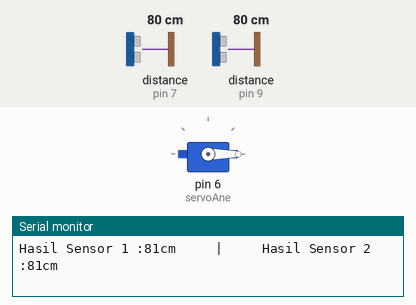
Recording of a sketch running on a simulated Arduino Uno, built with avr-gcc and run on an emulated ATmega328P. Parts: servo, the last lines printed to the serial monitor. Inputs (shaded band) come from the test bench; at power-on: distance to the obstacle (sensors on pin 7, pin 9) 80 cm. The echo pulse lasts 58.3 µs per cm.

Above: at 1.2 s.
1.3 s: distance to the obstacle (sensor on pin 7) set to 6 cm
2.8 s: distance to the obstacle (sensor on pin 7) set to 3 cm
At 3.6 s:
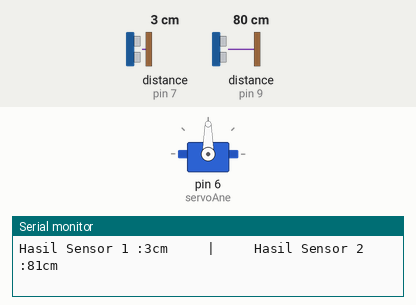
4.3 s: distance to the obstacle (sensor on pin 9) set to 197 cm
5.8 s: distance to the obstacle (sensor on pin 9) set to 203 cm
At 7.0 s:
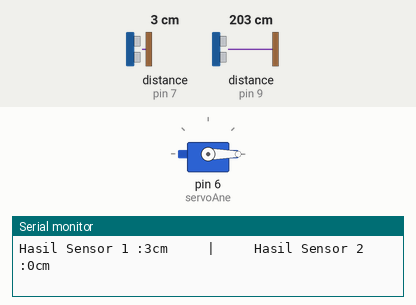
7.3 s: distance to the obstacle (sensor on pin 9) set to 9 cm
At 8.1 s:
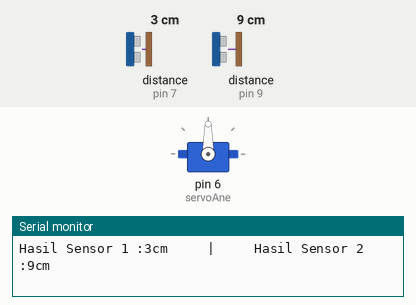
8.8 s: distance to the obstacle (sensor on pin 9) set to 7 cm
10.3 s: distance to the obstacle (sensor on pin 9) set to 4 cm
At 11.4 s:
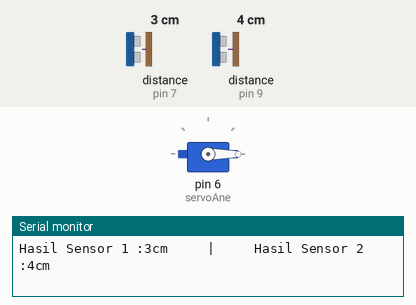
Timing chart, 0 to 12.8 s (numbered marks = the images above; inputs shaded):
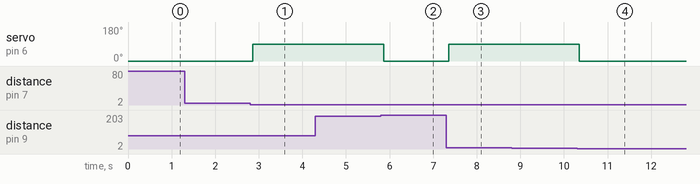

Measured:
- the behaviour switches between 5 and 4 cm on distance to the obstacle (sensor on pin 7) (found by bisection; images 0 and 1)
- the behaviour switches between 200 and 201 cm on distance to the obstacle (sensor on pin 9) (found by bisection; images 1 and 2)
- the behaviour switches between 6 and 5 cm on distance to the obstacle (sensor on pin 9) (found by bisection; images 3 and 4)
- after the input at 2.8 s, servo on pin 6 (servoAne): 0° → 90° after 0.07 s
- after the input at 5.8 s, servo on pin 6 (servoAne): 90° → 0° after 0.07 s
- after the input at 7.3 s, servo on pin 6 (servoAne): 0° → 90° after 0.06 s
- after the input at 10.3 s, servo on pin 6 (servoAne): 90° → 0° after 0.06 s

The sketch:

servo_sensor.ino
```cpp
#include <NewPing.h>
#include <Servo.h>
#define TRIGGER_PIN   8
#define ECHO_PIN      7
#define TRIGGER_PIN2  10
#define ECHO_PIN2     9
#define MAX_DISTANCE 200

Servo servoAne;
NewPing ultrasonic1(TRIGGER_PIN, ECHO_PIN, MAX_DISTANCE);
NewPing ultrasonic2(TRIGGER_PIN2, ECHO_PIN2, MAX_DISTANCE);

void setup() {
  Serial.begin(115200);
  servoAne.attach(6);
  servoAne.write(0);
}

void loop() {
  delay(50);
  int US1 = ultrasonic1.ping_cm();
  int US2 = ultrasonic2.ping_cm();
  Serial.print("Hasil Sensor 1 :");
  Serial.print(US1);
  Serial.print("cm     |     ");
  Serial.print("Hasil Sensor 2 :");
  Serial.print(US2);
  Serial.println("cm");

  if(US1 <= 4 && US2 >= 6){
    servoAne.write(90);
    delay(5);
  }
  else if(US1 <= 5 && US2 <= 5){
    servoAne.write(0);
    delay(5);
  }
  else{
    servoAne.write(0);
    delay(5);
  }
}
```
